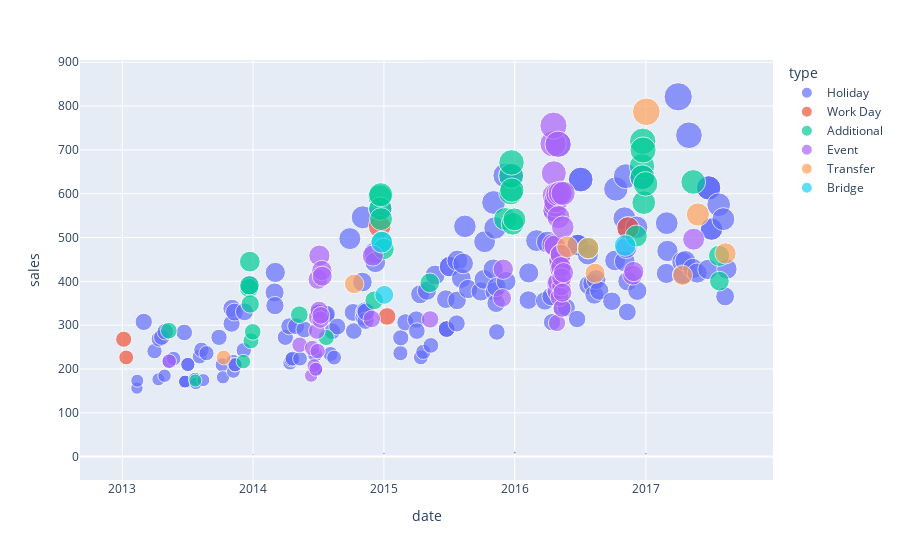

Notebook cell for this chart:
### Code cell
# holiday sales
holiday_sales_df = pd.merge(daily_sales_df, holiday_df, on='date', how='inner')
fig = px.scatter(holiday_sales_df, x='date', y='sales', size='sales', color='type')
fig.show()

### Figure 1 — Plotly figure (JSON) as saved in the notebook; plotly's stock layout.template omitted (floating-point values rounded to 4 significant figures; data arrays with more than 128 entries replaced by an {"elided": "..."} marker saying what was removed)
{"data": [{"hovertemplate": "type=Holiday<br>date=%{x}<br>sales=%{marker.size}<extra></extra>", "legendgroup": "Holiday", "marker": {"color": "#636efa", "size": {"elided": "171 float values"}, "sizemode": "area", "sizeref": 2.053, "symbol": "circle"}, "mode": "markers", "name": "Holiday", "orientation": "v", "showlegend": true, "type": "scatter", "x": {"elided": "171 str values"}, "xaxis": "x", "y": {"elided": "171 float values"}, "yaxis": "y"}, {"hovertemplate": "type=Work Day<br>date=%{x}<br>sales=%{marker.size}<extra></extra>", "legendgroup": "Work Day", "marker": {"color": "#EF553B", "size": [267.9, 226.3, 525.0, 319.8, 521.8], "sizemode": "area", "sizeref": 2.053, "symbol": "circle"}, "mode": "markers", "name": "Work Day", "orientation": "v", "showlegend": true, "type": "scatter", "x": ["2013-01-05", "2013-01-12", "2014-12-20", "2015-01-10", "2016-11-12"], "xaxis": "x", "y": [267.9, 226.3, 525.0, 319.8, 521.8], "yaxis": "y"}, {"hovertemplate": "type=Additional<br>date=%{x}<br>sales=%{marker.size}<extra></extra>", "legendgroup": "Additional", "marker": {"color": "#00cc96", "size": [287.4, 173.5, 216.8, 384.8, 390.7, 444.9, 348.3, 264.2, 284.7, 323.8, 272.0, 356.6, 592.9, 565.7, 597.6, 542.1, 489.4, 473.8, 396.6, 542.2, 602.1, 640.8, 671.2, 608.1, 531.3, 541.3, 601.1, 475.8, 503.3, 662.9, 637.4, 719.5, 699.7, 579.6, 622.3, 626.8, 458.2, 400.4], "sizemode": "area", "sizeref": 2.053, "symbol": "circle"}, "mode": "markers", "name": "Additional", "orientation": "v", "showlegend": true, "type": "scatter", "x": ["2013-05-11", "2013-07-24", "2013-12-05", "2013-12-21", "2013-12-22", "2013-12-23", "2013-12-24", "2013-12-26", "2013-12-31", "2014-05-10", "2014-07-24", "2014-12-05", "2014-12-21", "2014-12-22", "2014-12-23", "2014-12-24", "2014-12-26", "2014-12-31", "2015-05-09", "2015-12-05", "2015-12-21", "2015-12-22", "2015-12-23", "2015-12-24", "2015-12-26", "2015-12-31", "2016-05-07", "2016-07-24", "2016-12-05", "2016-12-21", "2016-12-22", "2016-12-23", "2016-12-24", "2016-12-26", "2016-12-31", "2017-05-13", "2017-07-24", "2017-07-25"], "xaxis": "x", "y": [287.4, 173.5, 216.8, 384.8, 390.7, 444.9, 348.3, 264.2, 284.7, 323.8, 272.0, 356.6, 592.9, 565.7, 597.6, 542.1, 489.4, 473.8, 396.6, 542.2, 602.1, 640.8, 671.2, 608.1, 531.3, 541.3, 601.1, 475.8, 503.3, 662.9, 637.4, 719.5, 699.7, 579.6, 622.3, 626.8, 458.2, 400.4], "yaxis": "y"}, {"hovertemplate": "type=Event<br>date=%{x}<br>sales=%{marker.size}<extra></extra>", "legendgroup": "Event", "marker": {"color": "#ab63fa", "size": [217.7, 255.1, 184.9, 247.6, 207.2, 199.4, 286.7, 318.3, 240.9, 404.3, 334.1, 458.6, 312.7, 322.4, 424.6, 411.7, 314.0, 458.7, 313.2, 362.0, 427.6, 483.8, 713.7, 755.3, 646.5, 596.2, 561.8, 481.0, 573.6, 583.3, 381.6, 395.5, 376.1, 304.9, 397.7, 599.0, 712.8, 546.6, 444.6, 448.2, 364.0, 427.3, 601.1, 460.6, 460.6, 433.1, 388.9, 408.3, 338.6, 374.2, 523.5, 600.6, 419.8, 414.0, 422.3, 496.2], "sizemode": "area", "sizeref": 2.053, "symbol": "circle"}, "mode": "markers", "name": "Event", "orientation": "v", "showlegend": true, "type": "scatter", "x": ["2013-05-12", "2014-05-11", "2014-06-12", "2014-06-15", "2014-06-20", "2014-06-25", "2014-06-28", "2014-06-29", "2014-06-30", "2014-07-01", "2014-07-04", "2014-07-05", "2014-07-08", "2014-07-09", "2014-07-12", "2014-07-13", "2014-11-28", "2014-12-01", "2015-05-10", "2015-11-27", "2015-11-30", "2016-04-16", "2016-04-17", "2016-04-18", "2016-04-19", "2016-04-20", "2016-04-21", "2016-04-22", "2016-04-23", "2016-04-24", "2016-04-25", "2016-04-26", "2016-04-27", "2016-04-28", "2016-04-29", "2016-04-30", "2016-05-01", "2016-05-02", "2016-05-03", "2016-05-04", "2016-05-05", "2016-05-06", "2016-05-07", "2016-05-08", "2016-05-08", "2016-05-09", "2016-05-10", "2016-05-11", "2016-05-12", "2016-05-13", "2016-05-14", "2016-05-15", "2016-05-16", "2016-11-25", "2016-11-28", "2017-05-14"], "xaxis": "x", "y": [217.7, 255.1, 184.9, 247.6, 207.2, 199.4, 286.7, 318.3, 240.9, 404.3, 334.1, 458.6, 312.7, 322.4, 424.6, 411.7, 314.0, 458.7, 313.2, 362.0, 427.6, 483.8, 713.7, 755.3, 646.5, 596.2, 561.8, 481.0, 573.6, 583.3, 381.6, 395.5, 376.1, 304.9, 397.7, 599.0, 712.8, 546.6, 444.6, 448.2, 364.0, 427.3, 601.1, 460.6, 460.6, 433.1, 388.9, 408.3, 338.6, 374.2, 523.5, 600.6, 419.8, 414.0, 422.3, 496.2], "yaxis": "y"}, {"hovertemplate": "type=Transfer<br>date=%{x}<br>sales=%{marker.size}<extra></extra>", "legendgroup": "Transfer", "marker": {"color": "#FFA15A", "size": [226.1, 394.2, 478.5, 475.8, 418.4, 786.9, 413.6, 552.5, 463.7], "sizemode": "area", "sizeref": 2.053, "symbol": "circle"}, "mode": "markers", "name": "Transfer", "orientation": "v", "showlegend": true, "type": "scatter", "x": ["2013-10-11", "2014-10-10", "2016-05-27", "2016-07-24", "2016-08-12", "2017-01-02", "2017-04-13", "2017-05-26", "2017-08-11"], "xaxis": "x", "y": [226.1, 394.2, 478.5, 475.8, 418.4, 786.9, 413.6, 552.5, 463.7], "yaxis": "y"}, {"hovertemplate": "type=Bridge<br>date=%{x}<br>sales=%{marker.size}<extra></extra>", "legendgroup": "Bridge", "marker": {"color": "#19d3f3", "size": [489.4, 369.1, 481.7], "sizemode": "area", "sizeref": 2.053, "symbol": "circle"}, "mode": "markers", "name": "Bridge", "orientation": "v", "showlegend": true, "type": "scatter", "x": ["2014-12-26", "2015-01-02", "2016-11-04"], "xaxis": "x", "y": [489.4, 369.1, 481.7], "yaxis": "y"}], "layout": {"legend": {"itemsizing": "constant", "title": {"text": "type"}, "tracegroupgap": 0}, "margin": {"t": 60}, "xaxis": {"anchor": "y", "domain": [0, 1], "title": {"text": "date"}}, "yaxis": {"anchor": "x", "domain": [0, 1], "title": {"text": "sales"}}}}
